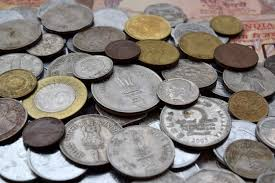
#> input picture coin.jpg, 275 x 183 px
$ jupyter execute 9.HistogramEqualise.ipynb
#> lines starting #> are read from the running program, lines starting #| are printed output that depends on the picture
[cell 1]
import cv2
import numpy as np
import matplotlib.pyplot as plt

img  = cv2.imread('coin.jpg')
#> img is the input picture: shape (183, 275, 3); mean B, G, R 122.6, 127.9, 134.5
img_1 = cv2.resize(img,(256,256))
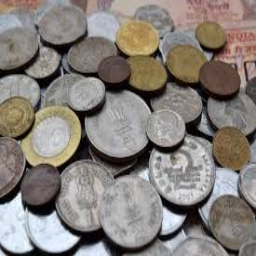
#> img_1: shape (256, 256, 3); mean B, G, R 122.4, 127.8, 134.3
img_1 = cv2.cvtColor(img_1, cv2.COLOR_BGR2GRAY)
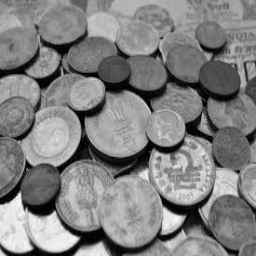
#> img_1: shape (256, 256); min 0, max 252, mean 129.1
equ = cv2.equalizeHist(img_1)
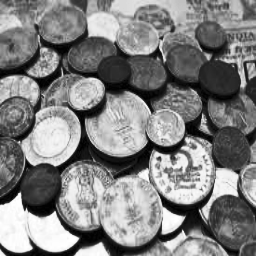
#> equ: shape (256, 256); min 0, max 255, mean 128.2

res = np.hstack((img_1,equ))
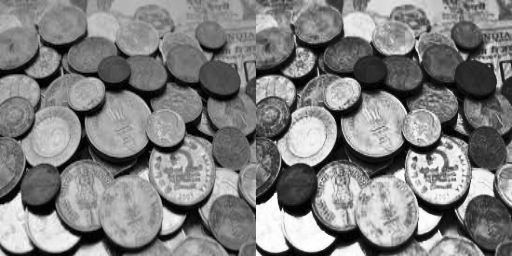
#> res: shape (256, 512); min 0, max 255, mean 128.7

cv2.imshow('res.png',res)

cv2.waitKey(0)
cv2.destroyAllWindows()

$ run again, with 2.jpg copied over coin.jpg
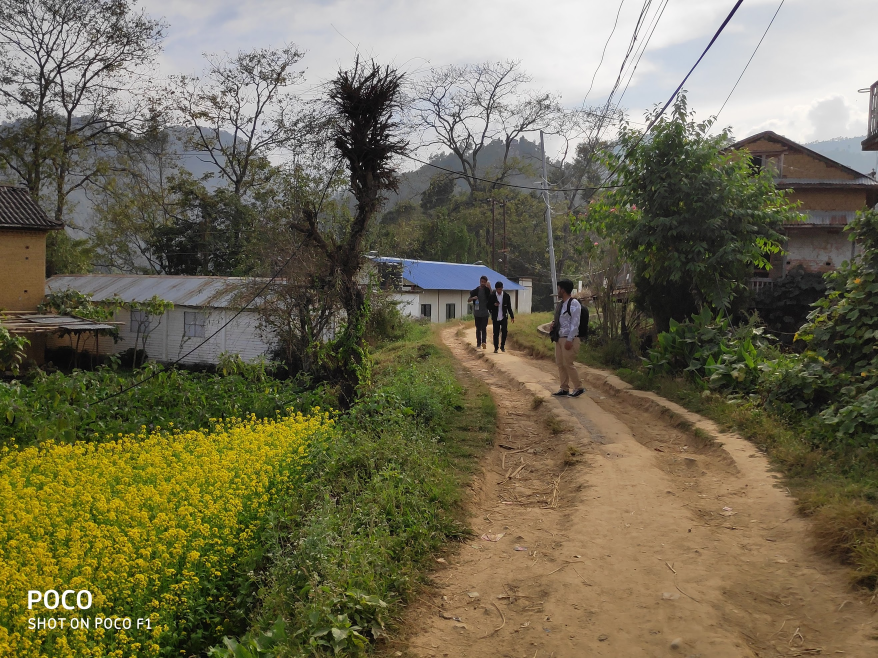
#> input picture 2.jpg, 2632 x 1974 px (shown at 1/3 size)
#> img is the input picture: shape (1974, 2632, 3); mean B, G, R 83.4, 108.1, 113.3
#> `equ = cv2.equalizeHist(img_1)`:
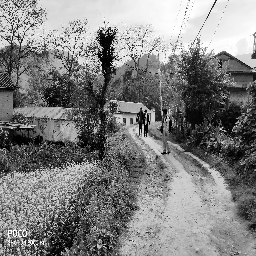
#> equ: shape (256, 256); min 0, max 255, mean 128.2
#> `res = np.hstack((img_1,equ))`:
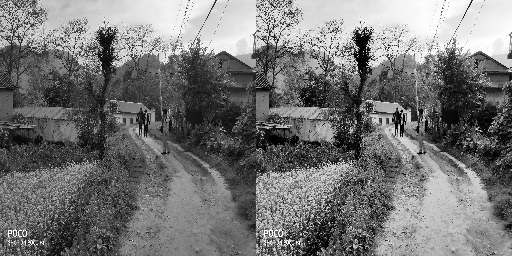
#> res: shape (256, 512); min 0, max 255, mean 117.5

$ run again, with 3.jpg copied over coin.jpg
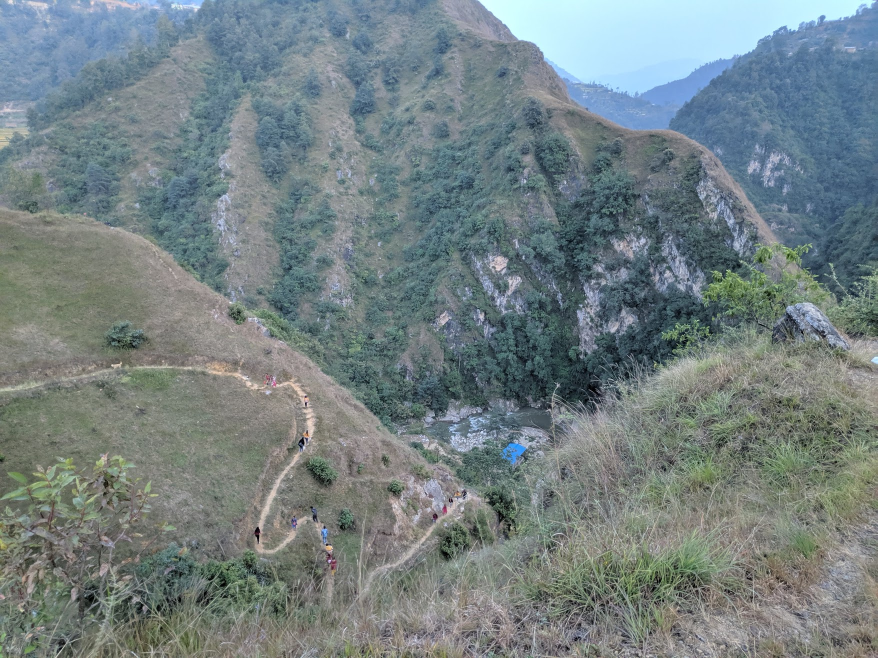
#> input picture 3.jpg, 1755 x 1316 px (shown at 1/2 size)
#> img is the input picture: shape (1316, 1755, 3); mean B, G, R 130.9, 129, 116.3
#> `equ = cv2.equalizeHist(img_1)`:
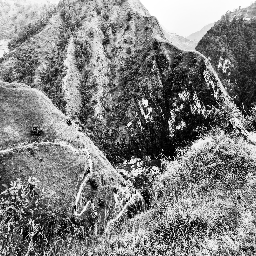
#> equ: shape (256, 256); min 0, max 255, mean 128.8
#> `res = np.hstack((img_1,equ))`:
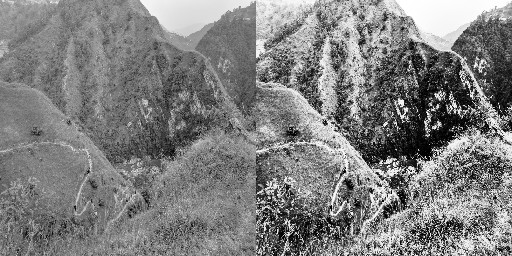
#> res: shape (256, 512); min 0, max 255, mean 127.1
